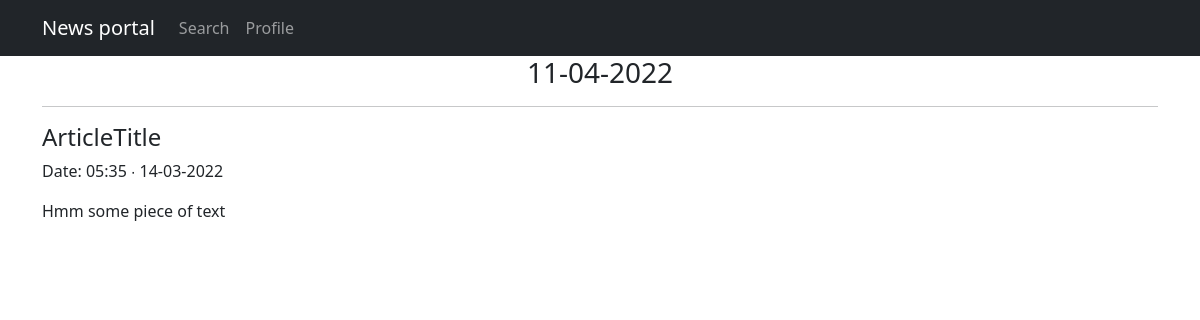
Screenshot of /news/2/ with the database file from the repository.
### news/models.py (models this page shows, shortened)
class Post(models.Model):
    author = models.ForeignKey(Author, on_delete = models.CASCADE)
    NEWS = 'NW'
    ARTICLE = 'AR'
    CATEGORY_CHOICES = (
        (NEWS, 'News'),
        (ARTICLE, 'Article')
    )
    categoryType = models.CharField(max_length = 2, choices = CATEGORY_CHOICES, default = ARTICLE)
    dateCreation = models.DateTimeField(auto_now_add = True)
    postCategory = models.ManyToManyField(Category, through = 'PostCategory')
    title = models.CharField(max_length = 128)
    text = models.TextField()
    rating = models.SmallIntegerField(default = 0)

### news/views.py (the view)
# urls.py: path('<int:pk>/', PostDetailView.as_view(), name='postDetail'),
class PostDetailView(DetailView):
    template_name = 'news/postDetail.html'
    queryset = Post.objects.all()
    def get_context_data(self, *args, **kwargs):
        return {
            **super().get_context_data(*args, **kwargs),
            'time_now' : datetime.utcnow(),
        }

### news/templatetags/custom_filters.py (called while the page is built)
@register.filter(name='censor')
def censor(value):
    if not isinstance(value, str):
        raise ValueError('Cant censor not str object')
    for i in ban_words:
        value = value.replace(i[0:], '*' * len(i) )
    return value

### templates/news/postDetail.html (shortened to what this page needs)
{% extends 'flatpages/default.html' %}
{% load custom_filters %}
{% block content %}
<h3> {{ time_now|date:'d-m-Y' }} </h3>
<hr>
<div align="left">
    <p><h4>{{post.title|censor}}</h4> Date: {{ post.dateCreation|date:'h:i ∙ d-m-Y' }}</p>
    <p>{{ post.text|censor }}</p>
</div>
{% endblock content %}

### rows the page displays
Post: title|censor "ArticleTitle", dateCreation "05:35 ∙ 14-03-2022", text|censor "Hmm some piece of text"
